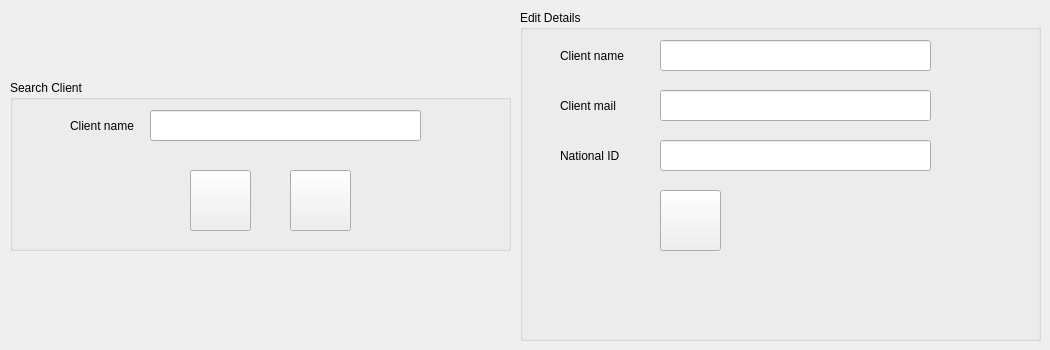
      <widget class="QWidget" name="tab_14">
       <attribute name="title">
        <string>Edit/Delete Client</string>
       </attribute>
       <widget class="QGroupBox" name="groupBox_5">
        <property name="geometry">
         <rect>
          <x>10</x>
          <y>80</y>
          <width>501</width>
          <height>171</height>
         </rect>
        </property>
        <property name="font">
         <font>
          <family>Segoe UI</family>
         </font>
        </property>
        <property name="title">
         <string>Search Client</string>
        </property>
        <widget class="QLabel" name="label_34">
         <property name="geometry">
          <rect>
           <x>60</x>
           <y>30</y>
           <width>71</width>
           <height>31</height>
          </rect>
         </property>
         <property name="font">
          <font>
           <family>Segoe UI</family>
          </font>
         </property>
         <property name="text">
          <string>Client name</string>
         </property>
        </widget>
        <widget class="QLineEdit" name="lineEdit_23">
         <property name="geometry">
          <rect>
           <x>140</x>
           <y>30</y>
           <width>271</width>
           <height>31</height>
          </rect>
         </property>
        </widget>
        <widget class="QPushButton" name="pushButton_28">
         <property name="geometry">
          <rect>
           <x>180</x>
           <y>90</y>
           <width>61</width>
           <height>61</height>
          </rect>
         </property>
         <property name="text">
          <string/>
         </property>
         <property name="icon">
          <iconset resource="Lib_Resource.qrc">
           <normaloff>:/Icons/Icons/Search.webp</normaloff>:/Icons/Icons/Search.webp</iconset>
         </property>
         <property name="iconSize">
          <size>
           <width>50</width>
           <height>40</height>
          </size>
         </property>
        </widget>
        <widget class="QPushButton" name="pushButton_30">
         <property name="geometry">
          <rect>
           <x>280</x>
           <y>90</y>
           <width>61</width>
           <height>61</height>
          </rect>
         </property>
         <property name="text">
          <string/>
         </property>
         <property name="icon">
          <iconset resource="Lib_Resource.qrc">
           <normaloff>:/Icons/Icons/Delete.webp</normaloff>:/Icons/Icons/Delete.webp</iconset>
         </property>
         <property name="iconSize">
          <size>
           <width>50</width>
           <height>40</height>
          </size>
         </property>
        </widget>
       </widget>
       <widget class="QGroupBox" name="groupBox_6">
        <property name="geometry">
         <rect>
          <x>520</x>
          <y>10</y>
          <width>521</width>
          <height>331</height>
         </rect>
        </property>
        <property name="font">
         <font>
          <family>Segoe UI</family>
         </font>
        </property>
        <property name="title">
         <string>Edit Details</string>
        </property>
        <widget class="QPushButton" name="pushButton_29">
         <property name="geometry">
          <rect>
           <x>140</x>
           <y>180</y>
           <width>61</width>
           <height>61</height>
          </rect>
         </property>
         <property name="text">
          <string/>
         </property>
         <property name="icon">
          <iconset resource="Lib_Resource.qrc">
           <normaloff>:/Icons/Icons/Add.webp</normaloff>:/Icons/Icons/Add.webp</iconset>
         </property>
         <property name="iconSize">
          <size>
           <width>40</width>
           <height>40</height>
          </size>
         </property>
        </widget>
        <widget class="QLabel" name="label_36">
         <property name="geometry">
          <rect>
           <x>40</x>
           <y>80</y>
           <width>71</width>
           <height>31</height>
          </rect>
         </property>
         <property name="font">
          <font>
           <family>Segoe UI</family>
          </font>
         </property>
         <property name="text">
          <string>Client mail</string>
         </property>
        </widget>
        <widget class="QLabel" name="label_35">
         <property name="geometry">
          <rect>
           <x>40</x>
           <y>30</y>
           <width>71</width>
           <height>31</height>
          </rect>
         </property>
         <property name="font">
          <font>
           <family>Segoe UI</family>
          </font>
         </property>
         <property name="text">
          <string>Client name</string>
         </property>
        </widget>
        <widget class="QLabel" name="label_37">
         <property name="geometry">
          <rect>
           <x>40</x>
           <y>130</y>
           <width>71</width>
           <height>31</height>
          </rect>
         </property>
         <property name="font">
          <font>
           <family>Segoe UI</family>
          </font>
         </property>
         <property name="text">
          <string>National ID</string>
         </property>
        </widget>
        <widget class="QLineEdit" name="lineEdit_25">
         <property name="geometry">
          <rect>
           <x>140</x>
           <y>130</y>
           <width>271</width>
           <height>31</height>
          </rect>
         </property>
        </widget>
        <widget class="QLineEdit" name="lineEdit_24">
         <property name="geometry">
          <rect>
           <x>140</x>
           <y>30</y>
           <width>271</width>
           <height>31</height>
          </rect>
         </property>
        </widget>
        <widget class="QLineEdit" name="lineEdit_26">
         <property name="geometry">
          <rect>
           <x>140</x>
           <y>80</y>
           <width>271</width>
           <height>31</height>
          </rect>
         </property>
         <property name="echoMode">
          <enum>QLineEdit::Normal</enum>
         </property>
        </widget>
       </widget>
      </widget>
